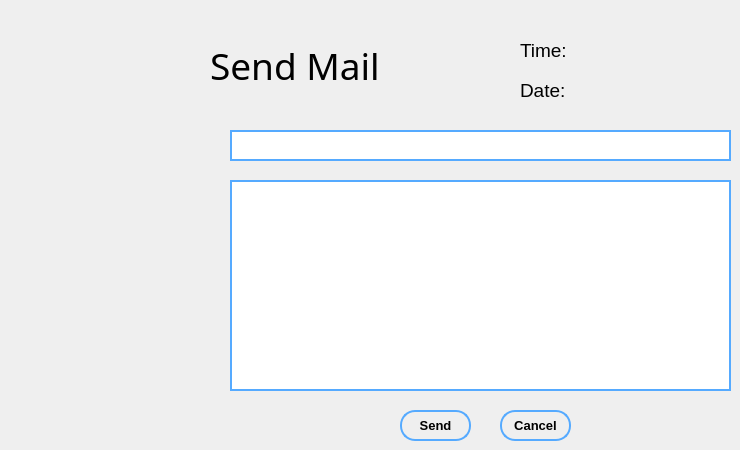
   <widget class="QWidget" name="page_2">
    <widget class="QLabel" name="date5">
     <property name="geometry">
      <rect>
       <x>580</x>
       <y>80</y>
       <width>91</width>
       <height>31</height>
      </rect>
     </property>
     <property name="font">
      <font>
       <pointsize>14</pointsize>
      </font>
     </property>
     <property name="text">
      <string/>
     </property>
    </widget>
    <widget class="QLabel" name="label_21">
     <property name="geometry">
      <rect>
       <x>520</x>
       <y>40</y>
       <width>47</width>
       <height>21</height>
      </rect>
     </property>
     <property name="font">
      <font>
       <pointsize>14</pointsize>
      </font>
     </property>
     <property name="text">
      <string>Time:</string>
     </property>
    </widget>
    <widget class="QLabel" name="time5">
     <property name="geometry">
      <rect>
       <x>580</x>
       <y>40</y>
       <width>151</width>
       <height>31</height>
      </rect>
     </property>
     <property name="font">
      <font>
       <pointsize>14</pointsize>
      </font>
     </property>
     <property name="text">
      <string/>
     </property>
    </widget>
    <widget class="QLabel" name="label_22">
     <property name="geometry">
      <rect>
       <x>210</x>
       <y>30</y>
       <width>281</width>
       <height>71</height>
      </rect>
     </property>
     <property name="font">
      <font>
       <family>Arial Rounded MT Bold</family>
       <pointsize>28</pointsize>
      </font>
     </property>
     <property name="text">
      <string>Send Mail</string>
     </property>
    </widget>
    <widget class="QLabel" name="label_23">
     <property name="geometry">
      <rect>
       <x>520</x>
       <y>80</y>
       <width>47</width>
       <height>21</height>
      </rect>
     </property>
     <property name="font">
      <font>
       <pointsize>14</pointsize>
      </font>
     </property>
     <property name="text">
      <string>Date:</string>
     </property>
    </widget>
    <widget class="QLineEdit" name="subjectLineEdit">
     <property name="enabled">
      <bool>true</bool>
     </property>
     <property name="geometry">
      <rect>
       <x>230</x>
       <y>130</y>
       <width>501</width>
       <height>31</height>
      </rect>
     </property>
     <property name="font">
      <font>
       <pointsize>11</pointsize>
      </font>
     </property>
     <property name="styleSheet">
      <string notr="true">#subjectLineEdit
{
		border:2px solid rgb(85, 170, 255);
}</string>
     </property>
    </widget>
    <widget class="QPushButton" name="sendMailButton">
     <property name="geometry">
      <rect>
       <x>400</x>
       <y>410</y>
       <width>71</width>
       <height>31</height>
      </rect>
     </property>
     <property name="font">
      <font>
       <family>Arial</family>
       <pointsize>10</pointsize>
       <weight>75</weight>
       <bold>true</bold>
      </font>
     </property>
     <property name="styleSheet">
      <string notr="true">#sendMailButton
{
	border-radius:15px;
	background:transparent;
	border:2px solid rgb(85, 170, 255);
}

#sendMailButton:hover
{
		background:rgb(85, 170, 255);

}</string>
     </property>
     <property name="text">
      <string>Send</string>
     </property>
    </widget>
    <widget class="QPlainTextEdit" name="plainTextEdit">
     <property name="geometry">
      <rect>
       <x>230</x>
       <y>180</y>
       <width>501</width>
       <height>211</height>
      </rect>
     </property>
     <property name="styleSheet">
      <string notr="true">border:2px solid rgb(85, 170, 255);</string>
     </property>
    </widget>
    <widget class="QPushButton" name="cancelButton_3">
     <property name="geometry">
      <rect>
       <x>500</x>
       <y>410</y>
       <width>71</width>
       <height>31</height>
      </rect>
     </property>
     <property name="font">
      <font>
       <family>Arial</family>
       <pointsize>10</pointsize>
       <weight>75</weight>
       <bold>true</bold>
      </font>
     </property>
     <property name="styleSheet">
      <string notr="true">#cancelButton_3
{
	border-radius:15px;
	background:transparent;
	border:2px solid rgb(85, 170, 255);	
}

#cancelButton_3:hover
{
	background:rgb(85, 170, 255);
}</string>
     </property>
     <property name="text">
      <string>Cancel</string>
     </property>
    </widget>
   </widget>
